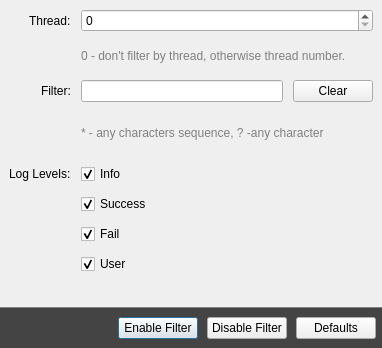
<?xml version="1.0" encoding="UTF-8"?>
<ui version="4.0">
 <class>LogFilter</class>
 <widget class="QDialog" name="LogFilter">
  <property name="geometry">
   <rect>
    <x>0</x>
    <y>0</y>
    <width>382</width>
    <height>348</height>
   </rect>
  </property>
  <property name="windowTitle">
   <string>Form</string>
  </property>
  <layout class="QVBoxLayout" name="verticalLayout">
   <property name="spacing">
    <number>0</number>
   </property>
   <property name="leftMargin">
    <number>0</number>
   </property>
   <property name="topMargin">
    <number>0</number>
   </property>
   <property name="rightMargin">
    <number>0</number>
   </property>
   <property name="bottomMargin">
    <number>0</number>
   </property>
   <item>
    <layout class="QFormLayout" name="formLayout">
     <property name="labelAlignment">
      <set>Qt::AlignRight|Qt::AlignTrailing|Qt::AlignVCenter</set>
     </property>
     <property name="horizontalSpacing">
      <number>10</number>
     </property>
     <property name="verticalSpacing">
      <number>10</number>
     </property>
     <property name="leftMargin">
      <number>9</number>
     </property>
     <property name="topMargin">
      <number>9</number>
     </property>
     <property name="rightMargin">
      <number>9</number>
     </property>
     <item row="0" column="0">
      <widget class="QLabel" name="label">
       <property name="text">
        <string>Thread:</string>
       </property>
      </widget>
     </item>
     <item row="4" column="0">
      <widget class="QLabel" name="label_2">
       <property name="text">
        <string>Filter:</string>
       </property>
      </widget>
     </item>
     <item row="0" column="1">
      <widget class="QSpinBox" name="ThreadIndex">
       <property name="maximum">
        <number>100</number>
       </property>
      </widget>
     </item>
     <item row="1" column="1">
      <widget class="QLabel" name="label_5">
       <property name="styleSheet">
        <string notr="true">QWidget{color:gray}</string>
       </property>
       <property name="text">
        <string>0 - don't filter by thread, otherwise thread number.</string>
       </property>
       <property name="wordWrap">
        <bool>true</bool>
       </property>
      </widget>
     </item>
     <item row="4" column="1">
      <layout class="QHBoxLayout" name="horizontalLayout_3">
       <item>
        <widget class="QLineEdit" name="FilterEdit"/>
       </item>
       <item>
        <widget class="QPushButton" name="ClearFilter">
         <property name="sizePolicy">
          <sizepolicy hsizetype="Minimum" vsizetype="Preferred">
           <horstretch>0</horstretch>
           <verstretch>0</verstretch>
          </sizepolicy>
         </property>
         <property name="focusPolicy">
          <enum>Qt::NoFocus</enum>
         </property>
         <property name="text">
          <string>Clear</string>
         </property>
        </widget>
       </item>
      </layout>
     </item>
     <item row="5" column="1">
      <widget class="QLabel" name="label_4">
       <property name="styleSheet">
        <string notr="true">QWidget{color:gray}</string>
       </property>
       <property name="text">
        <string>* - any characters sequence, ? -any character</string>
       </property>
       <property name="wordWrap">
        <bool>true</bool>
       </property>
      </widget>
     </item>
     <item row="6" column="0">
      <widget class="QLabel" name="label_3">
       <property name="text">
        <string>Log Levels:</string>
       </property>
      </widget>
     </item>
     <item row="6" column="1">
      <widget class="QCheckBox" name="Info">
       <property name="text">
        <string>Info</string>
       </property>
       <property name="checked">
        <bool>true</bool>
       </property>
      </widget>
     </item>
     <item row="7" column="1">
      <widget class="QCheckBox" name="Success">
       <property name="text">
        <string>Success</string>
       </property>
       <property name="checked">
        <bool>true</bool>
       </property>
      </widget>
     </item>
     <item row="8" column="1">
      <widget class="QCheckBox" name="Fail">
       <property name="text">
        <string>Fail</string>
       </property>
       <property name="checked">
        <bool>true</bool>
       </property>
      </widget>
     </item>
     <item row="9" column="1">
      <widget class="QCheckBox" name="User">
       <property name="text">
        <string>User</string>
       </property>
       <property name="checked">
        <bool>true</bool>
       </property>
      </widget>
     </item>
    </layout>
   </item>
   <item>
    <widget class="QWidget" name="widget" native="true">
     <property name="minimumSize">
      <size>
       <width>0</width>
       <height>1</height>
      </size>
     </property>
     <property name="maximumSize">
      <size>
       <width>16777215</width>
       <height>1</height>
      </size>
     </property>
     <property name="styleSheet">
      <string notr="true">QWidget{background-color:gray}</string>
     </property>
    </widget>
   </item>
   <item>
    <widget class="QWidget" name="WidgetBottom" native="true">
     <property name="sizePolicy">
      <sizepolicy hsizetype="Preferred" vsizetype="Maximum">
       <horstretch>0</horstretch>
       <verstretch>0</verstretch>
      </sizepolicy>
     </property>
     <property name="styleSheet">
      <string notr="true">#WidgetBottom{background-color:#444}</string>
     </property>
     <layout class="QHBoxLayout" name="horizontalLayout_2">
      <property name="spacing">
       <number>9</number>
      </property>
      <property name="topMargin">
       <number>9</number>
      </property>
      <property name="rightMargin">
       <number>6</number>
      </property>
      <property name="bottomMargin">
       <number>9</number>
      </property>
      <item>
       <layout class="QHBoxLayout" name="horizontalLayout">
        <item>
         <spacer name="horizontalSpacer">
          <property name="orientation">
           <enum>Qt::Horizontal</enum>
          </property>
          <property name="sizeHint" stdset="0">
           <size>
            <width>40</width>
            <height>20</height>
           </size>
          </property>
         </spacer>
        </item>
        <item>
         <widget class="QPushButton" name="EnableFilter">
          <property name="text">
           <string>Enable Filter</string>
          </property>
          <property name="icon">
           <iconset resource="engine.qrc">
            <normaloff>:/engine/images/edit.png</normaloff>:/engine/images/edit.png</iconset>
          </property>
         </widget>
        </item>
        <item>
         <widget class="QPushButton" name="DisableFilter">
          <property name="text">
           <string>Disable Filter</string>
          </property>
          <property name="icon">
           <iconset resource="engine.qrc">
            <normaloff>:/engine/images/stop.png</normaloff>:/engine/images/stop.png</iconset>
          </property>
         </widget>
        </item>
        <item>
         <widget class="QPushButton" name="ClearLog">
          <property name="text">
           <string>Defaults</string>
          </property>
          <property name="icon">
           <iconset resource="engine.qrc">
            <normaloff>:/engine/images/clear.png</normaloff>:/engine/images/clear.png</iconset>
          </property>
         </widget>
        </item>
       </layout>
      </item>
     </layout>
    </widget>
   </item>
  </layout>
 </widget>
 <resources>
  <include location="engine.qrc"/>
 </resources>
 <connections/>
</ui>
